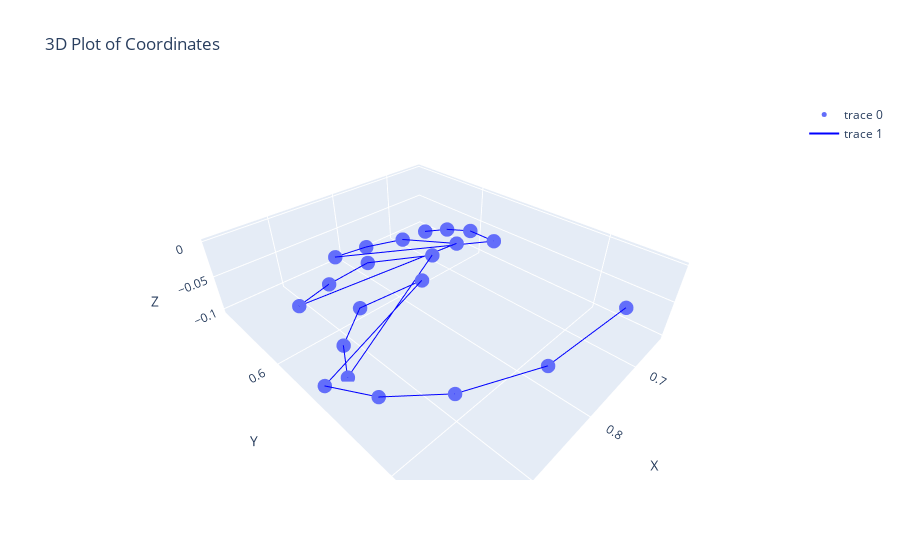

This figure's notebook cell:
### Code cell
image = eval(df.loc[0, 'keypoints'])

# Extract x, y, and z coordinates from image
x = [coord[0] for coord in image]
y = [coord[1] for coord in image]
z = [coord[2] for coord in image]

# Create a 3D scatter plot
fig = go.Figure(
    data=[go.Scatter3d(x=x, y=y, z=z, mode='markers', marker=dict(size=5))])

# Add lines connecting the points
fig.add_trace(go.Scatter3d(x=x, y=y, z=z, mode='lines',
              line=dict(color='blue', width=2)))

# Set labels and title
fig.update_layout(scene=dict(xaxis_title='X', yaxis_title='Y',
                  zaxis_title='Z'), title='3D Plot of Coordinates')

# Show the plot
fig.show()

### Figure 1 — Plotly figure (JSON) as saved in the notebook; plotly's stock layout.template omitted (floating-point values rounded to 4 significant figures)
{"data": [{"marker": {"size": 5}, "mode": "markers", "type": "scatter3d", "x": [0.7516, 0.8378, 0.9103, 0.953, 0.9747, 0.8399, 0.8897, 0.9235, 0.9429, 0.7914, 0.8298, 0.8799, 0.9271, 0.7358, 0.7425, 0.7755, 0.8179, 0.6769, 0.6424, 0.6495, 0.6731], "y": [0.8792, 0.8543, 0.8055, 0.7457, 0.6833, 0.6888, 0.6358, 0.6445, 0.6765, 0.6559, 0.5751, 0.5565, 0.5597, 0.6448, 0.5446, 0.4981, 0.4768, 0.6607, 0.5884, 0.5459, 0.5198], "z": [7.102e-07, -0.03429, -0.05325, -0.07112, -0.08676, -0.01725, -0.05763, -0.08852, -0.1029, -0.01946, -0.04899, -0.06749, -0.07546, -0.02989, -0.06055, -0.07876, -0.08741, -0.04332, -0.06751, -0.07808, -0.08267]}, {"line": {"color": "blue", "width": 2}, "mode": "lines", "type": "scatter3d", "x": [0.7516, 0.8378, 0.9103, 0.953, 0.9747, 0.8399, 0.8897, 0.9235, 0.9429, 0.7914, 0.8298, 0.8799, 0.9271, 0.7358, 0.7425, 0.7755, 0.8179, 0.6769, 0.6424, 0.6495, 0.6731], "y": [0.8792, 0.8543, 0.8055, 0.7457, 0.6833, 0.6888, 0.6358, 0.6445, 0.6765, 0.6559, 0.5751, 0.5565, 0.5597, 0.6448, 0.5446, 0.4981, 0.4768, 0.6607, 0.5884, 0.5459, 0.5198], "z": [7.102e-07, -0.03429, -0.05325, -0.07112, -0.08676, -0.01725, -0.05763, -0.08852, -0.1029, -0.01946, -0.04899, -0.06749, -0.07546, -0.02989, -0.06055, -0.07876, -0.08741, -0.04332, -0.06751, -0.07808, -0.08267]}], "layout": {"scene": {"xaxis": {"title": {"text": "X"}}, "yaxis": {"title": {"text": "Y"}}, "zaxis": {"title": {"text": "Z"}}}, "title": {"text": "3D Plot of Coordinates"}}}
